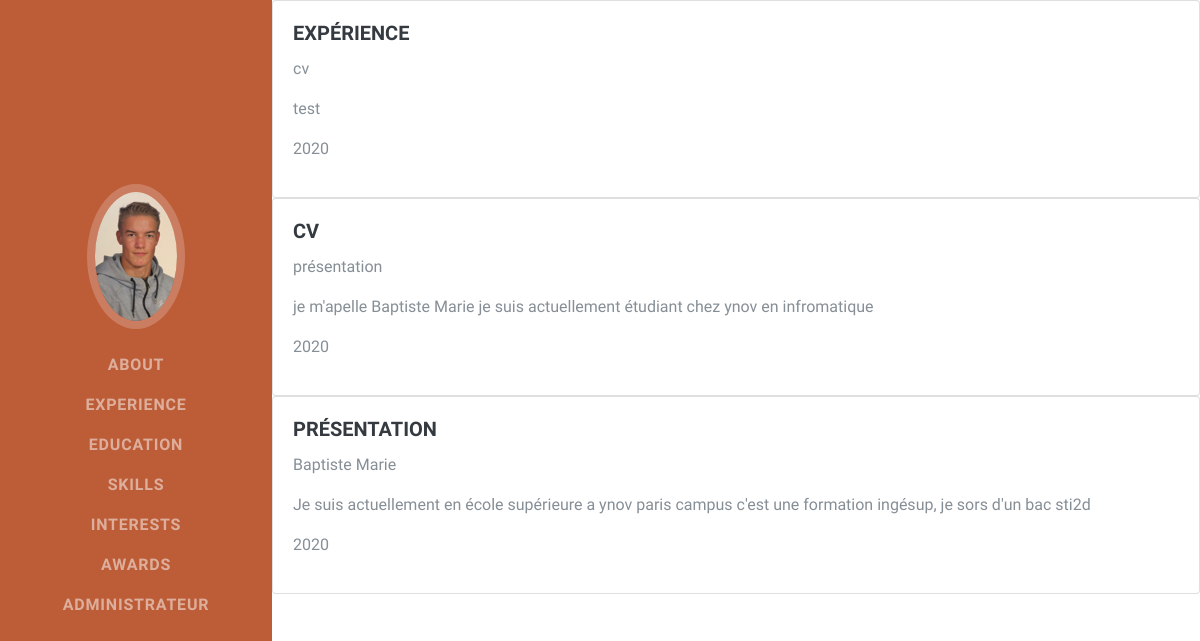
The page /BaptisteMarie/experience.php on the database its author committed.
### tables this page shows
CREATE TABLE `nom_de_la_table` (
  `idtitre` int(3) NOT NULL,
  `titre` varchar(20) DEFAULT NULL,
  `titre2` varchar(20) DEFAULT NULL,
  `information` varchar(250) DEFAULT NULL,
  `date` int(11) DEFAULT NULL
);

### BaptisteMarie/experience.php (the view)
<?php include('inc/header.inc.php');?>
<?php
$result = $bdd->query("SELECT * FROM nom_de_la_table  ORDER BY idtitre DESC");
while ($dossier = $result->fetch(PDO::FETCH_OBJ)) { ?>
        <div class="card">
                <div class="card-body">
                        <h5 class="card-title"><?php echo $dossier->titre; ?></h5>
                        <p><?php echo $dossier->titre2; ?></p>
                        <p><?php echo $dossier->information; ?></p>
                        <p><?php echo $dossier->date; ?></p>
                </div>
        </div>
<?php }
?>

### BaptisteMarie/inc/header.inc.php (shortened to what this page needs)
<!DOCTYPE html>
<html lang="fr">
<head>
  <link href="vendor/bootstrap/css/bootstrap.min.css" rel="stylesheet">
  <link href="vendor/fontawesome-free/css/all.min.css" rel="stylesheet">
  <link href="css/resume.min.css" rel="stylesheet">
</head>
<body id="page-top">
  <nav class="navbar navbar-expand-lg navbar-dark bg-primary fixed-top" id="sideNav">
    <a class="navbar-brand js-scroll-trigger" href="#page-top">
      <span class="d-none d-lg-block">
        <img class="img-fluid img-profile rounded-circle mx-auto mb-2" src="img/profile.jpg" alt="">
      </span>
    </a>
    <div class="collapse navbar-collapse" id="navbarSupportedContent">
      <ul class="navbar-nav">
        <li class="nav-item">
          <a class="nav-link js-scroll-trigger" href="index.php">About</a>
        </li>
        <li class="nav-item">
          <a class="nav-link js-scroll-trigger" href="experience.php">Experience</a>
        </li>
        <li class="nav-item">
          <a class="nav-link js-scroll-trigger" href="index.php">Education</a>
        </li>
        <li class="nav-item">
          <a class="nav-link js-scroll-trigger" href="index.php">Skills</a>
        </li>
        <li class="nav-item">
          <a class="nav-link js-scroll-trigger" href="index.php">Interests</a>
        </li>
        <li class="nav-item">
          <a class="nav-link js-scroll-trigger" href="index.php">Awards</a>
        </li>
        <li class="nav-item">
          <a class="nav-link js-scroll-trigger" href="admin.php">Administrateur</a>
        </li>
      </ul>
    </div>
  </nav>

### rows shown on the page
nom_de_la_table: titre "EXPÉRIENCE", titre2 "cv", information "test", date "2020"
nom_de_la_table: titre "CV", titre2 "présentation", information "je m'apelle Baptiste Marie je suis actuellement étudiant chez ynov en infromatique", date "2020"
nom_de_la_table: titre "PRÉSENTATION", titre2 "Baptiste Marie", information "Je suis actuellement en école supérieure a ynov paris campus c'est une formation ingésup, je sors d'un bac sti2d", date "2020"
